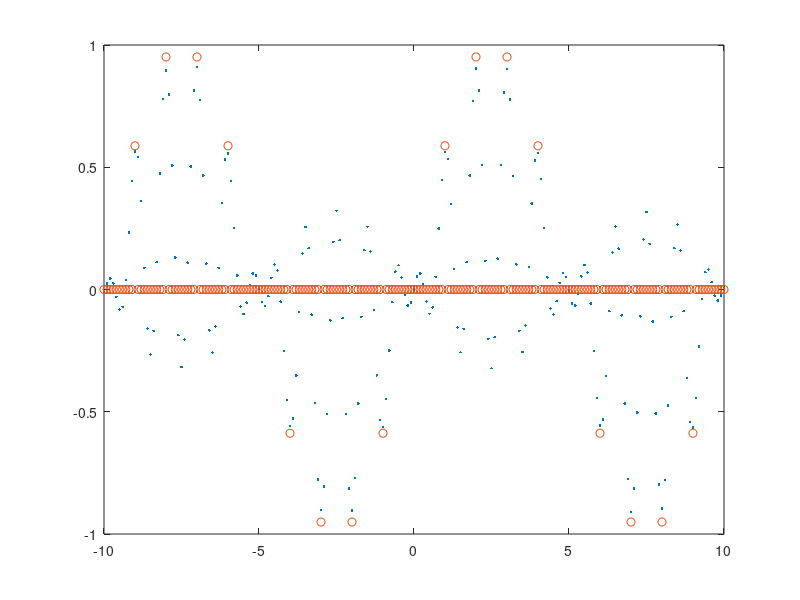

Write the MATLAB code that produced this figure.
xp=[-10:0.1:10];
dx=1;
B=1/(2*dx);

y=zeros(size(xp));
y(1:10:end)=sin(2*pi*0.1*xp(1:10:end));
s=sinc(2*pi*B*xp);
yp=conv(y,s);
yp=yp(101:301);
plot(xp,yp,'.',xp,y,'o');
